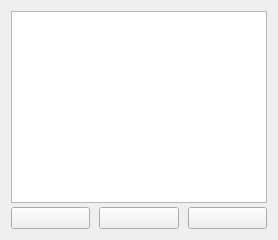
          <widget class="QWidget" name="tabTags">
           <attribute name="icon">
            <iconset theme="tags"/>
           </attribute>
           <attribute name="title">
            <string>Tags</string>
           </attribute>
           <layout class="QVBoxLayout" name="verticalLayout_4">
            <property name="spacing">
             <number>4</number>
            </property>
            <item>
             <widget class="TableView" name="tableTags">
              <property name="alternatingRowColors">
               <bool>true</bool>
              </property>
              <attribute name="verticalHeaderVisible">
               <bool>false</bool>
              </attribute>
             </widget>
            </item>
            <item>
             <layout class="QHBoxLayout" name="horizontalLayout_2">
              <property name="spacing">
               <number>9</number>
              </property>
              <item>
               <widget class="PushButton" name="btnTagNeu">
                <property name="minimumSize">
                 <size>
                  <width>50</width>
                  <height>0</height>
                 </size>
                </property>
                <property name="toolTip">
                 <string>&lt;html&gt;&lt;head/&gt;&lt;body&gt;&lt;p&gt;Im Bereich &lt;span style=&quot; font-weight:600;&quot;&gt;Tags&lt;/span&gt; können Begriffe für Sortierregeln angelegt werden, um bei späteren Suchen schnell ans Ziel zu kommen.&lt;/p&gt;&lt;p&gt;Mit &lt;span style=&quot; font-weight:600;&quot;&gt;Neuer Eintrag &lt;/span&gt;wird ein neuer &lt;span style=&quot; font-weight:600;&quot;&gt;Tag&lt;/span&gt; (Etikett) angelegt. Ein Tag wird mit einem Begriff und einem Wert versehen.&lt;/p&gt;&lt;p&gt;Der Wert kann dabei eine Zahl als auch ein Begriff sein, in dem der Tag gesammelt wird. Ferner wird vermerkt, ob der Tag programmweitt (global) zu finden ist.&lt;/p&gt;&lt;p&gt;Beispiel: Tripel - belgisch - global&lt;/p&gt;&lt;/body&gt;&lt;/html&gt;</string>
                </property>
                <property name="icon">
                 <iconset theme="plus"/>
                </property>
               </widget>
              </item>
              <item>
               <widget class="PushButton" name="btnTagUebernehmen">
                <property name="minimumSize">
                 <size>
                  <width>50</width>
                  <height>0</height>
                 </size>
                </property>
                <property name="toolTip">
                 <string>&lt;html&gt;&lt;head/&gt;&lt;body&gt;&lt;p&gt;Hiermit wird ein &lt;span style=&quot; font-weight:600;&quot;&gt;Tag&lt;/span&gt; bequem mit einem Klick aus einem bestehenden Rezept &lt;span style=&quot; font-weight:600;&quot;&gt;übernommen&lt;/span&gt;.&lt;/p&gt;&lt;/body&gt;&lt;/html&gt;</string>
                </property>
                <property name="icon">
                 <iconset theme="import"/>
                </property>
               </widget>
              </item>
              <item>
               <widget class="PushButton" name="btnTagLoeschen">
                <property name="minimumSize">
                 <size>
                  <width>50</width>
                  <height>0</height>
                 </size>
                </property>
                <property name="toolTip">
                 <string>&lt;html&gt;&lt;head/&gt;&lt;body&gt;&lt;p&gt;Mit &lt;span style=&quot; font-weight:600;&quot;&gt;Eintrag löschen &lt;/span&gt;werden zuvor ausgewählte oder mehrere markierte &lt;span style=&quot; font-weight:600;&quot;&gt;Tags&lt;/span&gt; aus der Liste entfernt.&lt;/p&gt;&lt;/body&gt;&lt;/html&gt;</string>
                </property>
                <property name="icon">
                 <iconset theme="minus"/>
                </property>
               </widget>
              </item>
             </layout>
            </item>
           </layout>
          </widget>
